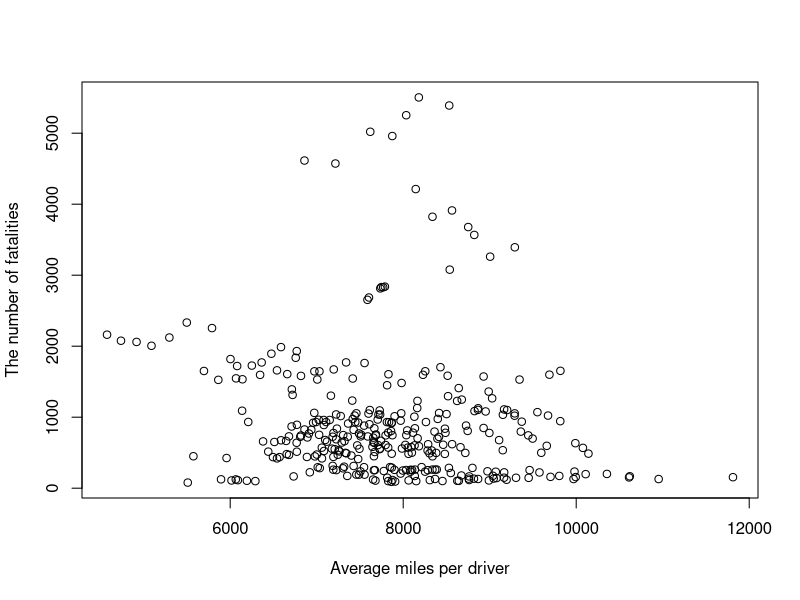
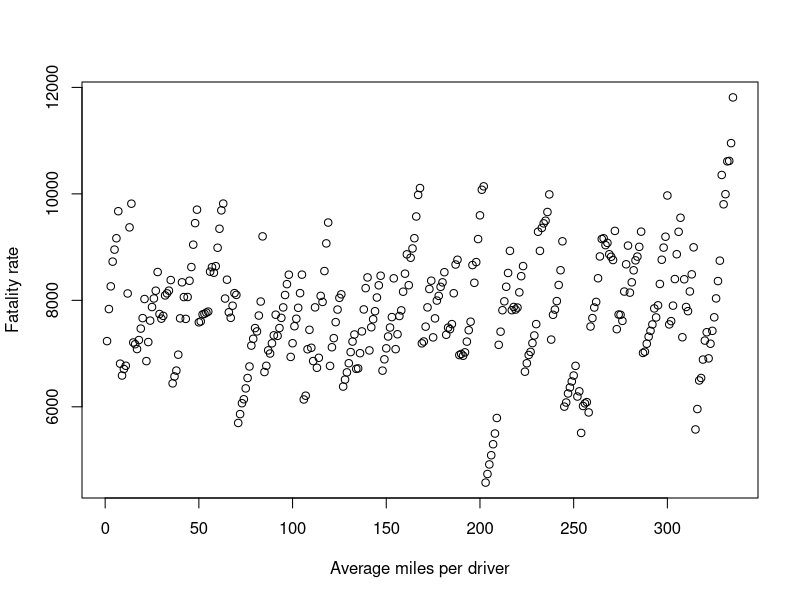

R code for these plots, in order:
## ---- chunk 1
knitr::opts_chunk$set(echo = TRUE)
## ---- chunk 2
library(AER)
library(tidyverse)
library(lubridate)
library(dplyr)
library(lmerTest)
library(scales)
library(kableExtra)
## ---- chunk 3
data('Fatalities')
## ---- chunk 4
Fatalities
Fatalities$nfrate_18to20 = Fatalities$nfatal1820/Fatalities$pop1820
Fatalities$nfrate_15to17 = Fatalities$nfatal1517/Fatalities$pop1517

Fatalities$frate_18to20 = Fatalities$fatal1820/Fatalities$pop1820
Fatalities$frate_15to17 = Fatalities$fatal1517/Fatalities$pop1517

summary(Fatalities)
## ---- chunk 5
Fatalities[which(is.na(Fatalities$jail) | is.na(Fatalities$service)), ]


#Fatalities <- Fatalities[-28, ]
## ---- chunk 6
Fatalities[order(-Fatalities$miles), ] %>% head(5)

plot(Fatalities$miles[-171], Fatalities$fatal[-171], xlab = 'Average miles per driver', ylab = 'The number of fatalities' )

plot(Fatalities$miles[-171], Fatalities$frate[-171], xlab = 'Average miles per driver', ylab = 'Fatality rate' )
## ---- chunk 7
Fatalities[which(Fatalities$state=="ca"), ]
## ---- chunk 8
Fatalities$drinkage = round(Fatalities$drinkage)
Fatalities$drinkage = as.factor(Fatalities$drinkage)
## ---- chunk 9
cor(Fatalities$fatal, Fatalities[, -which(sapply(Fatalities, class)=="factor")])
## ---- chunk 10
Fatalities$frate = Fatalities$fatal/Fatalities$pop

cor(Fatalities$frate, Fatalities[, -which(sapply(Fatalities, class)=="factor")])
## ---- chunk 11
#summary(glm(breath~frate,data=Fatalities,family=binomial))$coefficients # breath vs. frate
#summary(glm(jail~frate,data=Fatalities,family=binomial))$coefficients # jail vs. frate
#summary(glm(service~frate,data=Fatalities,family=binomial))$coefficients # service vs. frate

#summary(glm(breath~unemp,data=Fatalities,family=binomial))$coefficients # breath vs. unemp
#summary(glm(jail~unemp,data=Fatalities,family=binomial))$coefficients # jail vs. unemp
#summary(glm(service~unemp,data=Fatalities,family=binomial))$coefficients # service vs. unemp

#summary(glm(breath~miles,data=Fatalities,family=binomial))$coefficients # breath vs. miles
#summary(glm(jail~miles,data=Fatalities,family=binomial))$coefficients # jail vs. miles
#summary(glm(service~miles,data=Fatalities,family=binomial))$coefficients # service vs. miles

#summary(glm(breath~youngdrivers,data=Fatalities,family=binomial))$coefficients # breath vs. youngdrivers
#summary(glm(jail~youngdrivers,data=Fatalities,family=binomial))$coefficients # jail vs. youngdrivers
#summary(glm(service~youngdrivers,data=Fatalities,family=binomial))$coefficients # service vs. youngdrivers

#summary(glm(breath~beertax,data=Fatalities,family=binomial))$coefficients # breath vs. beertax
#summary(glm(jail~beertax,data=Fatalities,family=binomial))$coefficients # jail vs. beertax
#summary(glm(service~beertax,data=Fatalities,family=binomial))$coefficients # service vs. beertax

#summary(glm(breath~income,data=Fatalities,family=binomial))$coefficients # breath vs. income
#summary(glm(jail~income,data=Fatalities,family=binomial))$coefficients # jail vs. income
#summary(glm(service~income,data=Fatalities,family=binomial))$coefficients # service vs. income
## ---- chunk 12
cor(Fatalities$frate, Fatalities[, -which(sapply(Fatalities, class)=="factor")])
## ---- chunk 13
Fatalities$jail = relevel(Fatalities$jail, ref="no")
mod1 = glm(jail ~ rescale(unemp)+rescale(income)+rescale(beertax)+rescale(youngdrivers)+rescale(miles),
           family="binomial", data=Fatalities)
summary(mod1)
## ---- chunk 14
prob1 = mod1$fitted.values
pscore1 = ifelse(Fatalities$jail == "yes", prob1,(1-prob1))
weight1 = 1/pscore1

mod1_new = lmer(frate~jail+rescale(unemp)+rescale(income)+rescale(beertax)+rescale(youngdrivers)+
                  rescale(miles)+(1|state),data=Fatalities, weights=weight1)

summary(mod1_new)
## ---- chunk 15
mod2 = glm(breath ~ rescale(unemp)+rescale(income)+rescale(beertax)+rescale(youngdrivers)+rescale(miles), family="binomial", data=Fatalities)
prob2 = mod2$fitted.values
pscore2 = ifelse(Fatalities$breath == "yes", prob2,(1-prob2))
weight2 = 1/pscore2
mod2_new = lmer(frate~breath+rescale(unemp)+rescale(income)+rescale(beertax)+rescale(youngdrivers)+rescale(miles)+(1|state),data=Fatalities, weights=weight2)
summary(mod2_new)

anova( lm(frate ~ year + state, data = Fatalities))
## ---- chunk 16
mod3 = glm(service ~ rescale(unemp)+rescale(income)+rescale(beertax)+rescale(youngdrivers)+rescale(miles),
           family="binomial", data=Fatalities)
prob3 = mod3$fitted.values
pscore3 = ifelse(Fatalities$service == "yes", prob3,(1-prob3))
weight3 = 1/pscore3
mod3_new = lmer(frate~service+rescale(unemp)+rescale(income)+rescale(beertax)+rescale(youngdrivers)+
                  rescale(miles)+(1|state),data=Fatalities, weights=weight3)
summary(mod3_new)
## ---- chunk 17
mod4 = glm(service ~ jail+rescale(unemp)+rescale(income)+rescale(beertax)+rescale(youngdrivers)+rescale(miles), family="binomial", data=Fatalities)
prob4 = mod4$fitted.values
pscore4 = ifelse(Fatalities$service == "yes", prob4,(1-prob4))
weight4 = 1/pscore4
mod4_new = lmer(frate~service+jail+rescale(unemp)+rescale(income)+rescale(beertax)+rescale(youngdrivers)+rescale(miles)+(1|year),data=Fatalities, weights=weight4)
summary(mod4_new)
## ---- chunk 18
mod5 = glm(jail ~ service+rescale(unemp)+rescale(income)+rescale(beertax)+rescale(youngdrivers)+
             rescale(miles), family="binomial", data=Fatalities)
prob5 = mod5$fitted.values
pscore5 = ifelse(Fatalities$service == "yes", prob5,(1-prob5))
weight5 = 1/pscore5
mod5_new = lmer(frate~service+jail+rescale(unemp)+rescale(income)+rescale(beertax)+rescale(youngdrivers)+
                  rescale(miles)+(1|year),data=Fatalities, weights=weight5)
summary(mod5_new)
## ---- chunk 19
mod6 = glm(breath ~ rescale(unemp)+rescale(income)+rescale(beertax)+rescale(youngdrivers)+rescale(miles), family="binomial", data=Fatalities)
prob6 = mod6$fitted.values
pscore6 = ifelse(Fatalities$breath == "yes", prob6,(1-prob6))
weight6 = 1/pscore6
mod6_new = lmer(frate_18to20~drinkage+rescale(unemp)+rescale(income)+rescale(beertax)+rescale(youngdrivers)+rescale(miles)+(1|state)+(1|year),data=Fatalities, weights=weight6)
summary(mod6_new)
## ---- chunk 20
mod6 = glm(breath ~ rescale(unemp)+rescale(income)+rescale(beertax)+rescale(youngdrivers)+rescale(miles), family="binomial", data=Fatalities)
prob6 = mod6$fitted.values
pscore6 = ifelse(Fatalities$breath == "yes", prob6,(1-prob6))
weight6 = 1/pscore6
mod6_new = lmer(frate_15to17~drinkage+rescale(unemp)+rescale(income)+rescale(beertax)+rescale(youngdrivers)+rescale(miles)+(1|state)+(1|year),data=Fatalities, weights=weight6)
summary(mod6_new)
## ---- chunk 21
dat = Fatalities[, c('fatal', 'beertax', 'jail', 'unemp', 'state', 'youngdrivers')]
dat = dat[!is.na(dat$jail), ]

model1 = lmer(fatal~beertax+jail+unemp+youngdrivers+(1|state),data=dat)
summary(model1)
## ---- chunk 22
model2 = lm(unemp~jail, data=dat)
summary(model2)
## ---- chunk 23
Fatalities$service = relevel(Fatalities$service, ref="no")
models = glm(service ~ beertax+unemp+youngdrivers, family="binomial", data=Fatalities)
prob = models$fitted.values
pscore = ifelse(Fatalities$service == "yes", prob,(1-prob))
weight = 1/pscore

model_new = lmer(frate~beertax+service+unemp+youngdrivers+(1|state),data=Fatalities, weights=weight)
summary(model_new)
anova(model_new)
